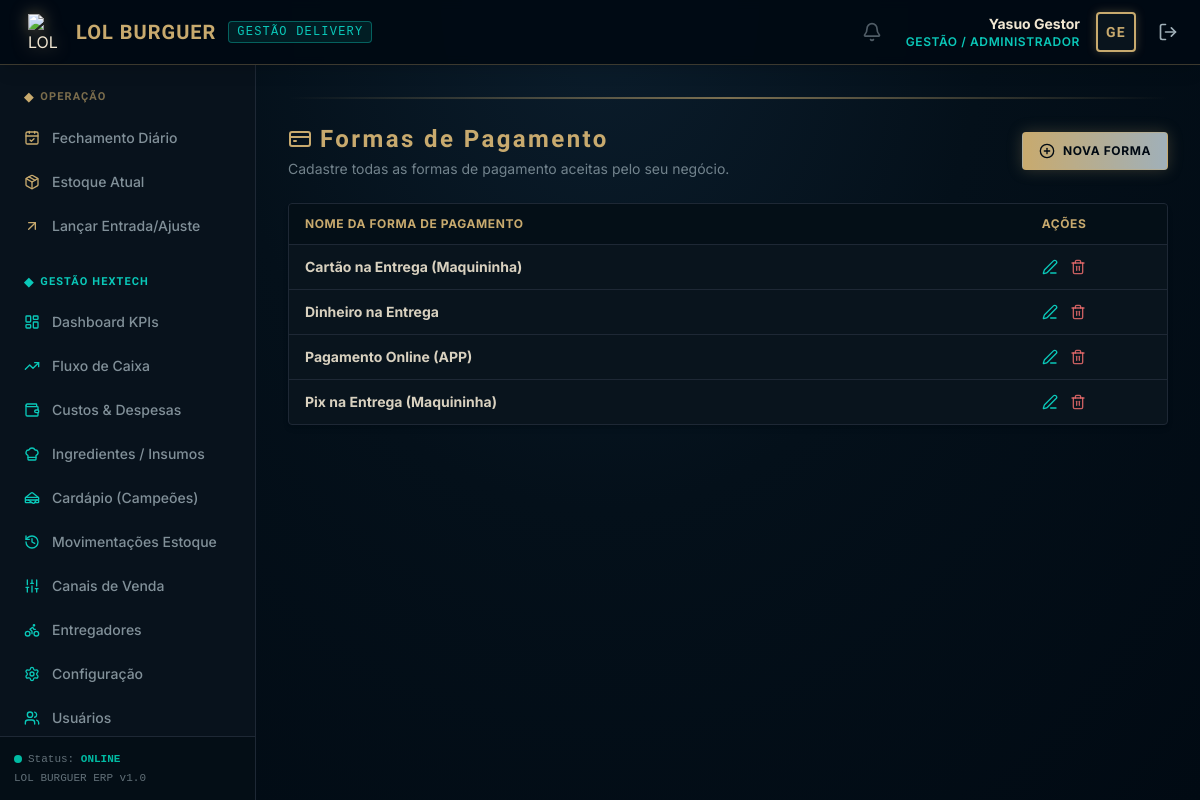
Screenshot of /vendas/formas-pagamento/ (signed in) with the database file from the repository.
### core/models.py (models this page shows, shortened)
class Usuario(AbstractUser):
    ROLE_CHOICES = (
        ('GESTAO', 'Gestão / Administrador'),
        ('OPERADOR', 'Operador de Caixa / Atendente'),
    )
    role = models.CharField(
        max_length=20,
        choices=ROLE_CHOICES,
        default='OPERADOR',
        verbose_name="Cargo / Nível de Acesso"
    )
    class Meta:
        verbose_name = "Usuário"
        verbose_name_plural = "Usuários"
        ordering = ['username']

### vendas/models.py (models this page shows, shortened)
class FormaPagamento(models.Model):
    nome = models.CharField(max_length=50, unique=True, verbose_name="Nome da Forma de Pagamento")
    class Meta:
        verbose_name = "Forma de Pagamento"
        verbose_name_plural = "Formas de Pagamento"
        ordering = ['nome']

### core/decorators.py (the view)
    def _wrapped_view_func(request, *args, **kwargs):
        if request.user.is_authenticated and request.user.role == 'GESTAO':
            return view_func(request, *args, **kwargs)
        messages.error(request, "Acesso negado: Apenas a Gestão tem permissão para acessar esta página.")
        return redirect('home')

### templates/vendas/forma_pagamento_lista.html (shortened to what this page needs)
{% extends "base.html" %}
{% block content %}
<div class="flex flex-col md:flex-row md:items-center md:justify-between mb-6 space-y-4 md:space-y-0">
    <div>
        <h1 class="text-2xl font-bold title-hex text-hex_gold flex items-center space-x-2">
            <i data-lucide="credit-card" class="w-6 h-6 text-hex_gold"></i>
            <span>Formas de Pagamento</span>
        </h1>
        <p class="text-sm text-hex_gold_dim/70 mt-1">Cadastre todas as formas de pagamento aceitas pelo seu negócio.</p>
    </div>
    <a href="{% url 'forma_pagamento_criar' %}" class="bg-gradient-to-r from-hex_gold to-hex_gold_dim hover:from-hex_blue hover:to-hex_blue_dark text-hex_dark_bg hover:text-white font-bold py-2.5 px-4 rounded transition-all uppercase tracking-wider text-xs flex items-center justify-center space-x-2 border border-hex_gold/40 shadow-hex-gold hover:shadow-hex-blue">
        <i data-lucide="plus-circle" class="w-4 h-4"></i>
        <span>Nova Forma</span>
    </a>
</div>
<div class="bg-hex_dark_card border border-hex_dark_border rounded shadow-md overflow-hidden">
    <div class="overflow-x-auto">
        <table class="w-full text-left border-collapse">
            <thead>
                <tr class="border-b border-hex_dark_border bg-hex_dark_bg/50 text-hex_gold uppercase tracking-wider text-xs font-semibold">
                    <th class="py-3 px-4">Nome da Forma de Pagamento</th>
                    <th class="py-3 px-4 text-center">Ações</th>
                </tr>
            </thead>
            <tbody class="divide-y divide-hex_dark_border text-hex_gold_light/90 text-sm">
                {% for forma in formas %}
                    <tr class="hover:bg-hex_blue/10 transition-colors">
                        <td class="py-3 px-4 font-bold">{{ forma.nome }}</td>
                        <td class="py-3 px-4 text-center">
                            <div class="flex justify-center items-center space-x-3">
                                <a href="{% url 'forma_pagamento_editar' forma.id %}" class="text-hex_blue hover:text-hex_gold transition-colors" title="Editar Forma">
                                    <i data-lucide="edit-3" class="w-4 h-4"></i>
                                </a>
                                <a href="{% url 'forma_pagamento_excluir' forma.id %}" class="text-red-400/80 hover:text-red-400 transition-colors" title="Excluir Forma">
                                    <i data-lucide="trash-2" class="w-4 h-4"></i>
                                </a>
                            </div>
                        </td>
                    </tr>
                {% empty %}
                    <tr>
                        <td colspan="2" class="py-8 text-center text-hex_gold_dim/60 uppercase tracking-wider text-xs">
                            Nenhuma forma de pagamento cadastrada.
                        </td>
                    </tr>
                {% endfor %}
            </tbody>
        </table>
    </div>
</div>
{% endblock %}

### templates/base.html (shortened to what this page needs)
<!DOCTYPE html>
<html lang="pt-br" class="h-full">
<head>
    <script src="https://cdn.tailwindcss.com"></script>
</head>
<body class="h-full flex flex-col" x-data="{ mobileSidebarOpen: false }">
    <header class="bg-hex_dark_bg/95 border-b border-hex_gold/30 px-4 py-3 flex items-center justify-between z-20 shadow-lg backdrop-blur-sm">
        <div class="flex items-center space-x-3">
            <div class="flex items-center space-x-3">
                <img src="/media/produtos/logo.png" alt="LOL BURGUER Logo" class="w-9 h-9 object-contain filter drop-shadow-[0_0_8px_rgba(200,170,110,0.5)]">
                <span class="text-xl font-bold title-hex text-hex_gold tracking-wider">LOL BURGUER</span>
                <span class="hidden md:inline-block text-xs font-mono uppercase tracking-widest text-hex_blue border border-hex_blue/40 bg-hex_blue/10 px-2 py-0.5 rounded">
                    Gestão Delivery
                </span>
            </div>
        </div>
        <div class="flex items-center space-x-4">
            {% if user.is_authenticated %}
                <div hx-get="{% url 'notificacoes_badge' %}" hx-trigger="load, every 60s" class="relative group cursor-pointer mr-2">
                    <i data-lucide="bell" class="w-5 h-5 text-hex_gold_dim opacity-50 group-hover:opacity-100 transition-opacity"></i>
                </div>
                <div class="text-right hidden sm:block">
                    <p class="text-sm font-bold text-hex_gold_light">{{ user.get_full_name|default:user.username }}</p>
                    <p class="text-xs text-hex_blue uppercase tracking-wider font-semibold">{{ user.get_role_display }}</p>
                </div>
                <div class="w-10 h-10 border-2 border-hex_gold rounded flex items-center justify-center bg-hex_dark_card shadow-[0_0_10px_rgba(200,170,110,0.3)]">
                    <span class="text-hex_gold font-bold title-hex text-sm">{{ user.username|slice:":2"|upper }}</span>
                </div>
                <a href="{% url 'logout' %}" class="text-hex_gold_dim hover:text-hex_gold p-1.5 rounded hover:bg-hex_dark_card transition-all" title="Sair do Sistema">
                    <i data-lucide="log-out" class="w-5 h-5"></i>
                </a>
            {% else %}
                <span class="text-xs uppercase text-hex_gold_dim font-mono">Sem autenticação</span>
            {% endif %}
        </div>
    </header>
    <div class="flex-1 flex min-h-0 overflow-hidden">
        {% if user.is_authenticated %}
        <aside
            :class="mobileSidebarOpen ? 'translate-x-0' : '-translate-x-full lg:translate-x-0'"
            class="fixed inset-y-0 left-0 pt-16 lg:pt-0 lg:static w-64 bg-hex_dark_card/95 border-r border-hex_dark_border flex flex-col justify-between transition-transform duration-300 ease-in-out z-10 lg:z-0 backdrop-blur-sm"
        >
            <div class="flex-1 overflow-y-auto px-3 py-6 space-y-7">
                <div>
                    <h3 class="text-[11px] uppercase text-hex_gold/60 font-bold tracking-widest mb-3 px-3 title-hex flex items-center space-x-1.5">
                        <span class="text-hex_gold text-xs">◆</span>
                        <span>Operação</span>
                    </h3>
                    <nav class="space-y-1">
                        <a href="{% url 'fechamento_diario' %}" class="flex items-center space-x-3 px-3 py-2.5 rounded text-sm font-medium transition-all hover:bg-hex_dark_bg/80 hover:text-hex_gold_light {% if request.resolver_match.url_name == 'fechamento_diario' %}bg-[#0B1D2C] text-hex_gold_light border-l-4 border-hex_gold font-bold shadow-[0_0_10px_rgba(200,170,110,0.15)]{% else %}text-hex_gold_dim/80{% endif %}">
                            <i data-lucide="calendar-check" class="w-4 h-4 text-hex_gold"></i>
                            <span>Fechamento Diário</span>
                        </a>
                        <a href="{% url 'estoque_resumo' %}" class="flex items-center space-x-3 px-3 py-2.5 rounded text-sm font-medium transition-all hover:bg-hex_dark_bg/80 hover:text-hex_gold_light {% if request.resolver_match.url_name == 'estoque_resumo' %}bg-[#0B1D2C] text-hex_gold_light border-l-4 border-hex_gold font-bold shadow-[0_0_10px_rgba(200,170,110,0.15)]{% else %}text-hex_gold_dim/80{% endif %}">
                            <i data-lucide="package" class="w-4 h-4 text-hex_gold"></i>
                            <span>Estoque Atual</span>
                        </a>
                        <a href="{% url 'estoque_ajustar' %}" class="flex items-center space-x-3 px-3 py-2.5 rounded text-sm font-medium transition-all hover:bg-hex_dark_bg/80 hover:text-hex_gold_light {% if request.resolver_match.url_name == 'estoque_ajustar' %}bg-[#0B1D2C] text-hex_gold_light border-l-4 border-hex_gold font-bold shadow-[0_0_10px_rgba(200,170,110,0.15)]{% else %}text-hex_gold_dim/80{% endif %}">
                            <i data-lucide="arrow-up-right" class="w-4 h-4 text-hex_gold"></i>
                            <span>Lançar Entrada/Ajuste</span>
                        </a>
                    </nav>
                </div>
                {% if user.role == 'GESTAO' %}
                <div>
                    <h3 class="text-[11px] uppercase text-hex_blue font-bold tracking-widest mb-3 px-3 title-hex flex items-center space-x-1.5">
                        <span class="text-hex_blue text-xs">◆</span>
                        <span>Gestão Hextech</span>
                    </h3>
                    <nav class="space-y-1">
                        <a href="{% url 'dashboard' %}" class="flex items-center space-x-3 px-3 py-2.5 rounded text-sm font-medium transition-all hover:bg-hex_dark_bg/80 hover:text-hex_blue {% if request.resolver_match.url_name == 'dashboard' %}bg-[#0B1D2C] text-hex_blue border-l-4 border-hex_blue font-bold shadow-[0_0_10px_rgba(10,200,185,0.2)]{% else %}text-hex_gold_dim/80{% endif %}">
                            <i data-lucide="layout-dashboard" class="w-4 h-4 text-hex_blue"></i>
                            <span>Dashboard KPIs</span>
                        </a>
                        <a href="{% url 'fluxo_caixa_projetado' %}" class="flex items-center space-x-3 px-3 py-2.5 rounded text-sm font-medium transition-all hover:bg-hex_dark_bg/80 hover:text-hex_blue {% if request.resolver_match.url_name == 'fluxo_caixa_projetado' %}bg-[#0B1D2C] text-hex_blue border-l-4 border-hex_blue font-bold shadow-[0_0_10px_rgba(10,200,185,0.2)]{% else %}text-hex_gold_dim/80{% endif %}">
                            <i data-lucide="trending-up" class="w-4 h-4 text-hex_blue"></i>
                            <span>Fluxo de Caixa</span>
                        </a>
                        <a href="{% url 'despesa_listar' %}" class="flex items-center space-x-3 px-3 py-2.5 rounded text-sm font-medium transition-all hover:bg-hex_dark_bg/80 hover:text-hex_blue {% if request.resolver_match.url_name == 'despesa_listar' or 'despesa_criar' in request.resolver_match.url_name or 'despesa_editar' in request.resolver_match.url_name %}bg-[#0B1D2C] text-hex_blue border-l-4 border-hex_blue font-bold shadow-[0_0_10px_rgba(10,200,185,0.2)]{% else %}text-hex_gold_dim/80{% endif %}">
                            <i data-lucide="wallet" class="w-4 h-4 text-hex_blue"></i>
                            <span>Custos & Despesas</span>
                        </a>
                        <a href="{% url 'ingrediente_listar' %}" class="flex items-center space-x-3 px-3 py-2.5 rounded text-sm font-medium transition-all hover:bg-hex_dark_bg/80 hover:text-hex_blue {% if request.resolver_match.url_name == 'ingrediente_listar' %}bg-[#0B1D2C] text-hex_blue border-l-4 border-hex_blue font-bold shadow-[0_0_10px_rgba(10,200,185,0.2)]{% else %}text-hex_gold_dim/80{% endif %}">
                            <i data-lucide="chef-hat" class="w-4 h-4 text-hex_blue"></i>
                            <span>Ingredientes / Insumos</span>
                        </a>
                        <a href="{% url 'produto_listar' %}" class="flex items-center space-x-3 px-3 py-2.5 rounded text-sm font-medium transition-all hover:bg-hex_dark_bg/80 hover:text-hex_blue {% if request.resolver_match.url_name == 'produto_listar' %}bg-[#0B1D2C] text-hex_blue border-l-4 border-hex_blue font-bold shadow-[0_0_10px_rgba(10,200,185,0.2)]{% else %}text-hex_gold_dim/80{% endif %}">
                            <i data-lucide="sandwich" class="w-4 h-4 text-hex_blue"></i>
                            <span>Cardápio (Campeões)</span>
                        </a>
                        <a href="{% url 'estoque_historico' %}" class="flex items-center space-x-3 px-3 py-2.5 rounded text-sm font-medium transition-all hover:bg-hex_dark_bg/80 hover:text-hex_blue {% if request.resolver_match.url_name == 'estoque_historico' %}bg-[#0B1D2C] text-hex_blue border-l-4 border-hex_blue font-bold shadow-[0_0_10px_rgba(10,200,185,0.2)]{% else %}text-hex_gold_dim/80{% endif %}">
                            <i data-lucide="history" class="w-4 h-4 text-hex_blue"></i>
                            <span>Movimentações Estoque</span>
                        </a>
                        <a href="{% url 'canal_listar' %}" class="flex items-center space-x-3 px-3 py-2.5 rounded text-sm font-medium transition-all hover:bg-hex_dark_bg/80 hover:text-hex_blue {% if request.resolver_match.url_name == 'canal_listar' %}bg-[#0B1D2C] text-hex_blue border-l-4 border-hex_blue font-bold shadow-[0_0_10px_rgba(10,200,185,0.2)]{% else %}text-hex_gold_dim/80{% endif %}">
                            <i data-lucide="sliders" class="w-4 h-4 text-hex_blue"></i>
                            <span>Canais de Venda</span>
                        </a>
                        <a href="{% url 'entregador_listar' %}" class="flex items-center space-x-3 px-3 py-2.5 rounded text-sm font-medium transition-all hover:bg-hex_dark_bg/80 hover:text-hex_blue {% if request.resolver_match.url_name == 'entregador_listar' %}bg-[#0B1D2C] text-hex_blue border-l-4 border-hex_blue font-bold shadow-[0_0_10px_rgba(10,200,185,0.2)]{% else %}text-hex_gold_dim/80{% endif %}">
                            <i data-lucide="bike" class="w-4 h-4 text-hex_blue"></i>
                            <span>Entregadores</span>
                        </a>
                        <a href="{% url 'configuracao_financeira' %}" class="flex items-center space-x-3 px-3 py-2.5 rounded text-sm font-medium transition-all hover:bg-hex_dark_bg/80 hover:text-hex_blue {% if request.resolver_match.url_name == 'configuracao_financeira' %}bg-[#0B1D2C] text-hex_blue border-l-4 border-hex_blue font-bold shadow-[0_0_10px_rgba(10,200,185,0.2)]{% else %}text-hex_gold_dim/80{% endif %}">
                            <i data-lucide="settings" class="w-4 h-4 text-hex_blue"></i>
                            <span>Configuração</span>
                        </a>
                        <a href="{% url 'usuario_listar' %}" class="flex items-center space-x-3 px-3 py-2.5 rounded text-sm font-medium transition-all hover:bg-hex_dark_bg/80 hover:text-hex_blue {% if 'usuario' in request.resolver_match.url_name %}bg-[#0B1D2C] text-hex_blue border-l-4 border-hex_blue font-bold shadow-[0_0_10px_rgba(10,200,185,0.2)]{% else %}text-hex_gold_dim/80{% endif %}">
                            <i data-lucide="users" class="w-4 h-4 text-hex_blue"></i>
                            <span>Usuários</span>
                        </a>
                    </nav>
                </div>
                {% endif %}
            </div>
            <div class="p-3.5 border-t border-hex_dark_border bg-hex_dark_bg/50 text-[11px] font-mono text-hex_gold_dim/60">
                <p class="flex items-center space-x-1.5">
                    <span class="w-2 h-2 rounded-full bg-hex_success animate-pulse inline-block"></span>
                    <span>Status: <strong class="text-hex_success font-semibold">ONLINE</strong></span>
                </p>
                <p class="mt-0.5">LOL BURGUER ERP v1.0</p>
            </div>
        </aside>
        {% endif %}
        <main class="flex-1 flex flex-col overflow-y-auto min-h-0 p-4 md:p-6 lg:p-8 relative">
            <div class="h-0.5 bg-gradient-to-r from-transparent via-hex_gold to-transparent mb-6 opacity-60"></div>
            {% block content %}
            {% endblock %}
        </main>
    </div>
</body>
</html>

### rows the page displays
Usuario: get_full_name "Yasuo Gestor", role "GESTÃO / ADMINISTRADOR", username "GE"
FormaPagamento: nome "Cartão na Entrega (Maquininha)"
FormaPagamento: nome "Dinheiro na Entrega"
FormaPagamento: nome "Pagamento Online (APP)"
FormaPagamento: nome "Pix na Entrega (Maquininha)"
